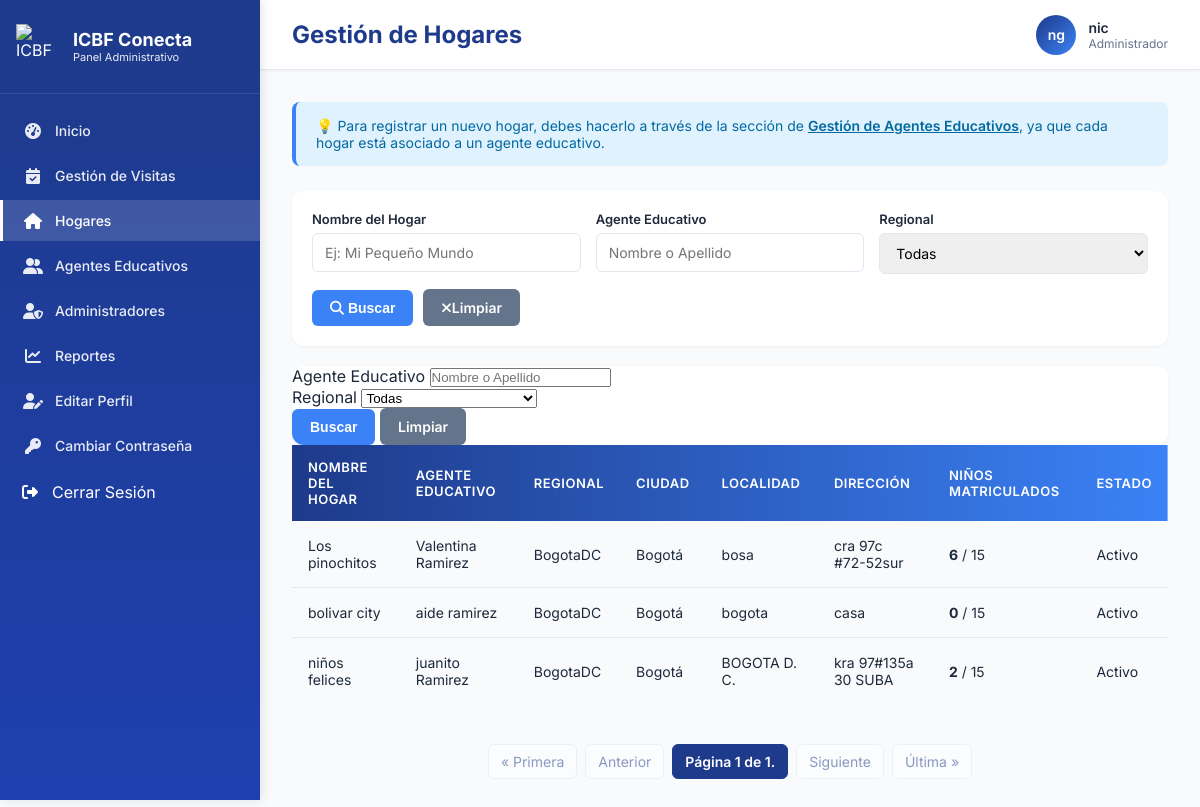
The page /hogares/ (signed in) on the database as committed earlier.
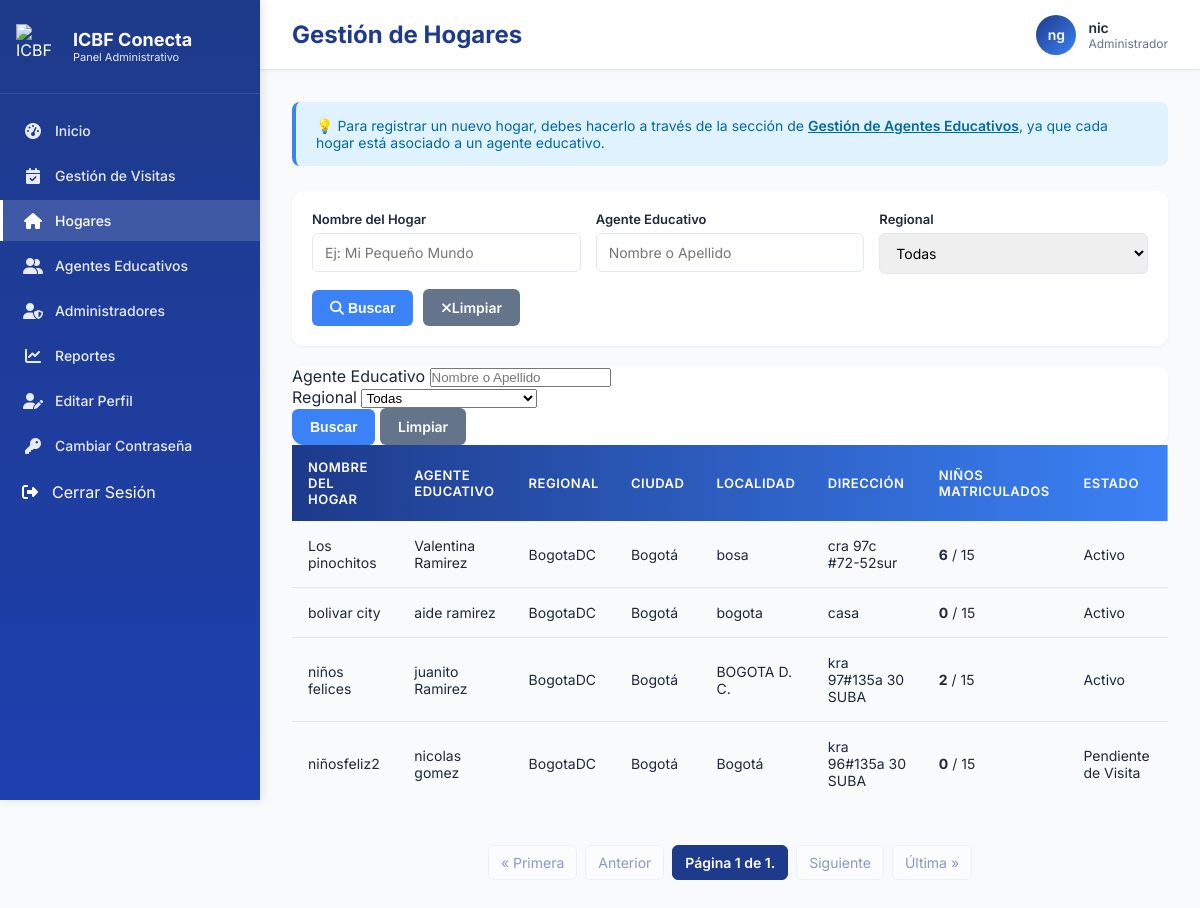
The same page on the database as committed later.
### core/models.py (models this page shows, shortened)
class HogarComunitario(models.Model):
    regional = models.ForeignKey(Regional, on_delete=models.PROTECT, related_name='hogares')
    ciudad = models.ForeignKey(Ciudad, on_delete=models.PROTECT, related_name='hogares')
    nombre_hogar = models.CharField(max_length=100)
    direccion = models.CharField(max_length=200)
    localidad = models.CharField(max_length=100, blank=True, default='')  # Mantener para hogares antiguos, se asigna en la vista
    localidad_bogota = models.ForeignKey('LocalidadBogota', on_delete=models.SET_NULL, null=True, blank=True, related_name='hogares')
    barrio = models.CharField(max_length=100, null=True, blank=True)
    estrato = models.IntegerField(null=True, blank=True)
    fecha_primera_visita = models.DateField(null=True, blank=True, help_text="Fecha programada para la primera visita técnica")
    ultima_visita = models.DateField(null=True, blank=True, help_text="Fecha de la última visita técnica realizada")
    proxima_visita = models.DateField(null=True, blank=True, help_text="Fecha programada para la próxima visita técnica (calculada automáticamente)")
    observaciones_visita = models.TextField(blank=True, help_text="Observaciones de la última visita técnica realizada")
    estado_aptitud = models.CharField(
        max_length=20,
        choices=[
            ('no_apto', 'No Apto'),
            ('apto', 'Apto'),
        ],
        default='no_apto',
        help_text="Estado de aptitud del hogar. Se actualiza a 'Apto' después de la primera visita aprobada"
    )
    area_social_m2 = models.DecimalField(max_digits=6, decimal_places=2, null=True, blank=True,
                                         help_text="Metros cuadrados del área social disponible para los niños")
    capacidad_calculada = models.IntegerField(null=True, blank=True,
                                              help_text="Capacidad calculada según área social (m²/2)")
    formulario_completo = models.BooleanField(default=False,
                                              help_text="Indica si se completó el formulario 2 de visita técnica")
    num_habitaciones = models.IntegerField(null=True, blank=True)
    num_banos = models.IntegerField(null=True, blank=True)
    material_construccion = models.TextField(null=True, blank=True)
    riesgos_cercanos = models.TextField(null=True, blank=True)
    fotos_interior = models.FileField(upload_to='hogares/fotos_interior/', null=True, blank=True)
    fotos_exterior = models.FileField(upload_to='hogares/fotos_exterior/', null=True, blank=True)
    geolocalizacion_lat = models.DecimalField(max_digits=10, decimal_places=7, null=True, blank=True)
    geolocalizacion_lon = models.DecimalField(max_digits=10, decimal_places=7, null=True, blank=True)
    tipo_tenencia = models.CharField(max_length=50, choices=[
        ('Propia', 'Propia'),
        ('Arrendada', 'Arrendada'),
        ('Comodato', 'Comodato')
    ], null=True, blank=True)
    documento_tenencia_pdf = models.FileField(upload_to='hogares/documentos_tenencia/', null=True, blank=True)
    capacidad = models.IntegerField(null=True, blank=True, help_text="Capacidad aprobada del hogar (entre 12 y 15 niños según normativa ICBF)")
    capacidad_maxima = models.IntegerField(default=15, help_text="Capacidad máxima permitida (15 niños según normativa)")
    estado = models.CharField(
        max_length=30,
        choices=[
            ('pendiente_revision', 'Pendiente de Revisión'),
            ('en_revision', 'En Revisión'),
            ('aprobado', 'Aprobado'),
            ('rechazado', 'Rechazado'),
            ('en_mantenimiento', 'En Mantenimiento'),
            ('pendiente_visita', 'Pendiente de Visita'),
            ('visita_agendada', 'Visita Agendada'),
            ('en_evaluacion', 'En Evaluación'),
            ('activo', 'Activo'),
            ('inactivo', 'Inactivo'),
        ],
        default='pendiente_revision'
    )
    madre = models.ForeignKey(MadreComunitaria, on_delete=models.PROTECT, related_name='hogares_asignados')
    fecha_registro = models.DateTimeField(auto_now_add=True)
    fecha_habilitacion = models.DateTimeField(null=True, blank=True)  # Cuando pasa a activo/aprobado
    class Meta:
        db_table = 'hogares_comunitarios'

class MadreComunitaria(models.Model):
    usuario = models.OneToOneField(Usuario, on_delete=models.CASCADE, related_name='madre_profile')
    NIVEL_ESCOLARIDAD_CHOICES = [
        ('Primaria', 'Primaria'),
        ('Bachiller', 'Bachiller'),
        ('Técnico', 'Técnico'),
        ('Tecnólogo', 'Tecnólogo'),
        ('Profesional', 'Profesional')
    ]
    nivel_escolaridad = models.CharField(max_length=100, choices=NIVEL_ESCOLARIDAD_CHOICES)
    titulo_obtenido = models.CharField(max_length=150, null=True, blank=True)
    institucion = models.CharField(max_length=150, null=True, blank=True)
    experiencia_previa = models.TextField(null=True, blank=True)
    certificado_laboral = models.FileField(upload_to='madres_documentos/certificados_laborales/', null=True, blank=True)
    no_retirado_icbf = models.BooleanField(default=False)
    carta_disponibilidad = models.FileField(upload_to='madres_documentos/disponibilidad/', null=True, blank=True)
    firma_digital = models.FileField(upload_to='madres_documentos/firmas/', null=True, blank=True)
    foto_madre = models.ImageField(upload_to='madres_documentos/fotos/', null=True, blank=True)
    documento_identidad_pdf = models.FileField(upload_to='madres_documentos/cedulas/', null=True, blank=True)
    certificado_escolaridad_pdf = models.FileField(upload_to='madres_documentos/educacion/', null=True, blank=True)
    certificado_antecedentes_pdf = models.FileField(upload_to='madres_documentos/antecedentes/', null=True, blank=True)
    certificado_medico_pdf = models.FileField(upload_to='madres_documentos/medico/', null=True, blank=True)
    certificado_residencia_pdf = models.FileField(upload_to='madres_documentos/residencia/', null=True, blank=True)
    cartas_recomendacion_pdf = models.FileField(upload_to='madres_documentos/recomendaciones/', null=True, blank=True)
    fecha_registro = models.DateTimeField(auto_now_add=True)
    class Meta:
        db_table = 'madres_comunitarias'

class Usuario(AbstractUser):
    TIPO_DOCUMENTO_CHOICES = [
        ('CC', 'Cédula de ciudadanía'),
        ('TI', 'Tarjeta de identidad'),
        ('CE', 'Cédula de extranjería'),
        ('PA', 'Pasaporte'),
    ]
    SEXO_CHOICES = [
        ('M', 'Masculino'),
        ('F', 'Femenino'),
        ('O', 'Otro'),
    ]
    username = None
    tipo_documento = models.CharField(max_length=5, choices=TIPO_DOCUMENTO_CHOICES, default='CC')
    documento = models.BigIntegerField(unique=True)
    nombres = models.CharField(max_length=50)
    apellidos = models.CharField(max_length=50)
    correo = models.EmailField(max_length=100, unique=True)
    sexo = models.CharField(max_length=1, choices=SEXO_CHOICES, default='F')
    departamento_residencia = models.ForeignKey(Departamento, on_delete=models.SET_NULL, null=True, blank=True, related_name='residentes')
    ciudad_residencia = models.ForeignKey(Municipio, on_delete=models.SET_NULL, null=True, blank=True, related_name='residentes')
    localidad_bogota = models.ForeignKey(LocalidadBogota, on_delete=models.SET_NULL, null=True, blank=True, related_name='residentes',
                                         help_text='Solo aplica si vive en Bogotá D.C.')
    direccion = models.CharField(max_length=100, null=True, blank=True)
    barrio = models.CharField(max_length=100, null=True, blank=True)
    telefono = models.CharField(max_length=20, null=True, blank=True)
    nivel_educativo = models.CharField(max_length=50, null=True, blank=True)
    rol = models.ForeignKey(Rol, on_delete=models.PROTECT, null=True)
    foto_admin = models.ImageField(upload_to=admin_upload_path, null=True, blank=True)
    fecha_creacion = models.DateTimeField(auto_now_add=True)
    fecha_actualizacion = models.DateTimeField(auto_now=True)
    EMAIL_FIELD = 'correo'
    USERNAME_FIELD = 'documento'
    REQUIRED_FIELDS = ['nombres', 'apellidos', 'correo', 'tipo_documento']
    objects = CustomUserManager()
    class Meta:
        db_table = 'usuarios'

class Regional(models.Model):
    nombre = models.CharField(max_length=100, unique=True)
    class Meta:
        db_table = 'regionales'
        verbose_name = 'Regional'
        verbose_name_plural = 'Regionales'

class Ciudad(models.Model):
    nombre = models.CharField(max_length=120)
    regional = models.ForeignKey(Regional, on_delete=models.CASCADE, related_name="ciudades")

### core/views.py (the view)
# urls.py: path('hogares/', views.listar_hogares, name='listar_hogares'), # <-- NUEVA RUTA
@login_required
@rol_requerido('administrador')
def listar_hogares(request):
    query_nombre = request.GET.get('nombre_hogar', '')
    query_madre = request.GET.get('madre', '')
    query_regional = request.GET.get('regional', '')
    hogares = HogarComunitario.objects.select_related(
        'madre__usuario', 'regional'
    ).annotate(
        num_ninos=Count('ninos')
    ).order_by('regional__nombre', 'nombre_hogar')
    if query_nombre:
        hogares = hogares.filter(nombre_hogar__icontains=query_nombre)
    if query_madre:
        hogares = hogares.filter(Q(madre__usuario__nombres__icontains=query_madre) | Q(madre__usuario__apellidos__icontains=query_madre))
    if query_regional:
        hogares = hogares.filter(regional_id=query_regional)
    paginator = Paginator(hogares, 5) # 5 hogares por página
    page_number = request.GET.get('page')
    hogares_paginados = paginator.get_page(page_number)
    context = {
        'hogares': hogares_paginados, # Enviar el objeto paginado
        'regionales_filtro': Regional.objects.all().order_by('nombre'), # Para el dropdown de filtros
        'filtros': {
            'nombre_hogar': query_nombre,
            'madre': query_madre,
            'regional': query_regional,
        },
        'paginator': paginator # Opcional
    }
    return render(request, 'admin/hogares_list.html', context)

### core/views.py (called while the page is built)
def rol_requerido(nombre_rol):
    def decorator(view_func):
        @wraps(view_func)
        def _wrapped_view(request, *args, **kwargs):
            if not request.user.is_authenticated or not hasattr(request.user, 'rol') or request.user.rol.nombre_rol != nombre_rol:
                messages.error(request, 'Acceso denegado. No tienes los permisos necesarios.')
                return redirect('home')  # Redirigir a una página de inicio o de error
            return view_func(request, *args, **kwargs)
        return _wrapped_view
    return decorator

### templates/admin/hogares_list.html (shortened to what the changed rows need)
{% load static %}
<!DOCTYPE html>
<html lang="es">
<head>
  <link rel="stylesheet" href="https://cdnjs.cloudflare.com/ajax/libs/font-awesome/6.5.0/css/all.min.css">
</head>
<body>
  <aside class="sidebar">
    <div class="sidebar-header">
      <a href="{% url 'home' %}" class="sidebar-logo">
        <div class="sidebar-logo-text">
          <h2>ICBF Conecta</h2>
        </div>
      </a>
    </div>
  </aside>
  <main class="main-content">
    <div class="topbar">
      <div class="topbar-left">
        <h1>Gestión de Hogares</h1>
      </div>
    </div>
    <div class="content-wrapper">
      <div class="tabla-wrapper"><table>
        <thead>
          <tr>
            <th>Nombre del Hogar</th>
            <th>Agente Educativo</th>
            <th>Regional</th>
            <th>Ciudad</th>
            <th>Localidad</th>
            <th>Dirección</th>
            <th>Niños Matriculados</th>
            <th>Estado</th>
          </tr>
        </thead>
        <tbody>
          {% for hogar in hogares %}
          <tr>
            <td>{{ hogar.nombre_hogar }}</td>
            <td>{{ hogar.madre.usuario.nombres }} {{ hogar.madre.usuario.apellidos }}</td>
            <td>{{ hogar.regional.nombre|default:"N/A" }}</td>
            <td>{{ hogar.ciudad.nombre|default:"N/A" }}</td>
            <td>{{ hogar.localidad }}</td>
            <td>{{ hogar.direccion }}</td>
            <td>
              <strong>{{ hogar.num_ninos }}</strong> / {{ hogar.capacidad_maxima }}
            </td>
            <td>
              <span class="estado {{ hogar.estado }}">{{ hogar.get_estado_display }}</span>
            </td>
          </tr>
          {% empty %}
            <td colspan="7" style="text-align: center; padding: 20px;">No hay hogares registrados.</td>
          </tr>
          {% endfor %}
        </tbody>
      </table></div>
        </div>
  </main>
</body>
</html>

Rows that differ between the two databases and show on the page:
added HogarComunitario: nombre_hogar "niñosfeliz2", madre.usuario.nombres "nicolas", madre.usuario.apellidos "gomez", regional.nombre "BogotaDC", ciudad.nombre "Bogotá", localidad "Bogotá", direccion "kra 96#135a 30 SUBA", num_ninos "0", capacidad_maxima "15", estado "Pendiente de Visita"
